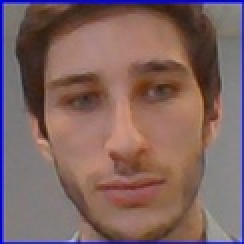
#> input picture Exo9/dataset/antoine/antoine_251.jpg, 122 x 122 px, shrunk from 250 x 250 before the run (shown 2 times larger); its folder holds only this picture in this run
$ jupyter execute ex9.ipynb
#> lines starting #> are read from the running program, lines starting #| are printed output that depends on the picture; after the words box and inside, x2 and y2 are one past the last pixel; in counts of white or black regions, pixels touching at a corner belong together
[cell 1]
import cv2
import os
import numpy as np

[cell 2]
faces=[]
labels=[]
labels_tag={}

[cell 3]
#pour le dossier des étudiants de l'école
#on parcourt les dossiers pour récupérer toutes les images d'entrainement, et leur label
count=0
for dossier in os.listdir("dataset/"):
    count+=1
    labels_tag[count]=dossier
    for image in os.listdir("dataset/"+dossier) :
        labels.append(count)
        img = cv2.imread("dataset/"+dossier+'/'+image)
#> img is the input picture: shape (122, 122, 3); mean B, G, R 97.3, 99.9, 127.2
        faces.append(cv2.cvtColor(img, cv2.COLOR_BGR2GRAY))

[cell 4]
#on créé et on entraine l'ia de reconaissance faciale
face_recognizer = cv2.face.LBPHFaceRecognizer_create()
face_recognizer.train(faces, np.array(labels))

[cell 5]
face_cascade = cv2.CascadeClassifier('haarcascade_frontalface_default.xml')
img_predict = cv2.imread("fusion.jpg") #image utilisée comme probe, analysée par la suite
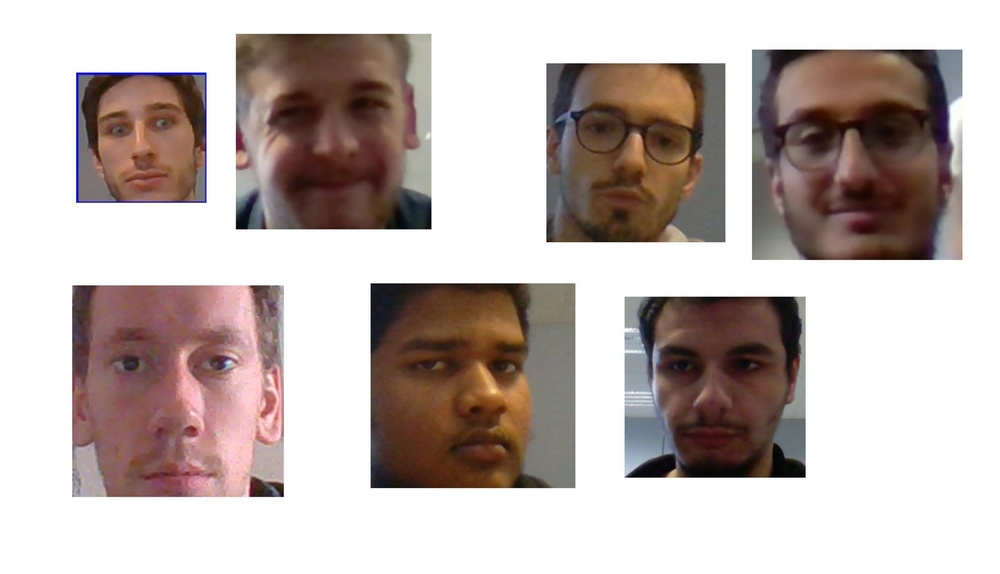
#> input picture Exo9/fusion.jpg, 1000 x 574 px, shrunk from 2048 x 1175 before the run
#> img_predict is the input picture: shape (574, 1000, 3); mean B, G, R 177.1, 180.7, 192.6

[cell 6]
gray = cv2.cvtColor(img_predict, cv2.COLOR_BGR2GRAY)
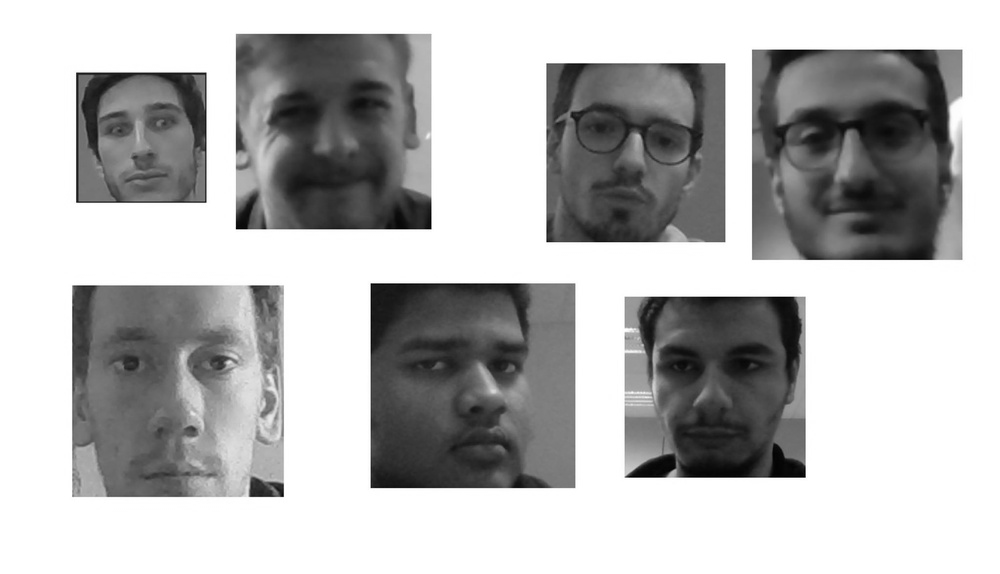
#> gray: shape (574, 1000); min 0, max 255, mean 183.9
#on détecte les visages dans l'image
face_detect = face_cascade.detectMultiScale(gray, 1.3, 5)
#> face_detect = [[82, 79, 116, 116], [549, 70, 162, 162], [388, 292, 179, 179], [630, 303, 162, 162], [81, 290, 192, 192], [231, 33, 196, 196], [761, 59, 196, 196]]
for (x,y,w,h) in face_detect:
    #on effectue une prédiction sur le visage détecté dans la zone rectangulaire dont l'origine est (x,y), de dimention (w,h)
    label,conf = face_recognizer.predict(cv2.cvtColor(img_predict[y:y+h, x:x+w], cv2.COLOR_BGR2GRAY))
    #on rajoute un rectangle ainsi que la prédiction autours des visages détectés
    img_predict = cv2.rectangle(img_predict,(x,y),(x+w,y+h),(255,0,0),2)
    img_predict = cv2.putText(img_predict, labels_tag[label], (x+2,y+h-5), cv2.FONT_HERSHEY_SIMPLEX, 1, (255,0,0))
    """if conf<50 :
    else:
        img_predict = cv2.putText(img_predict, 'No Match', (x+2,y+h-5), cv2.FONT_HERSHEY_SIMPLEX, 1, (0,0,255),2)"""
#> this loop made 7 passes
#> pass 1, `img_predict = cv2.rectangle(img_predict,(x,y),(x+w,y+h),(255,0,0),2)`:
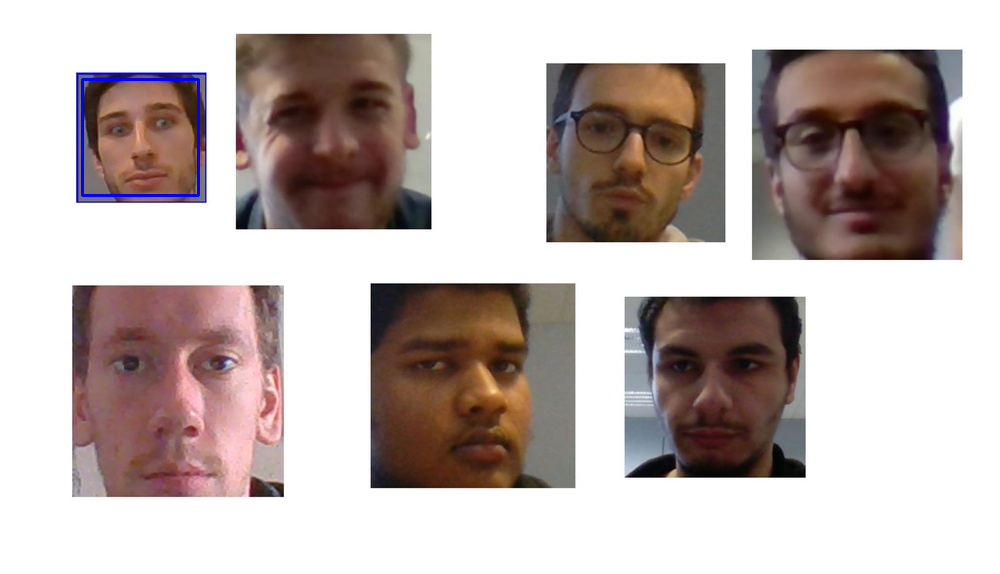
#> img_predict: shape (574, 1000, 3); 0.24% of pixels changed, all inside (x1, y1, x2, y2) = (81, 78, 200, 197)
#> pass 1, `img_predict = cv2.putText(img_predict, labels_tag[label], (x+2,y+h-5),..`:
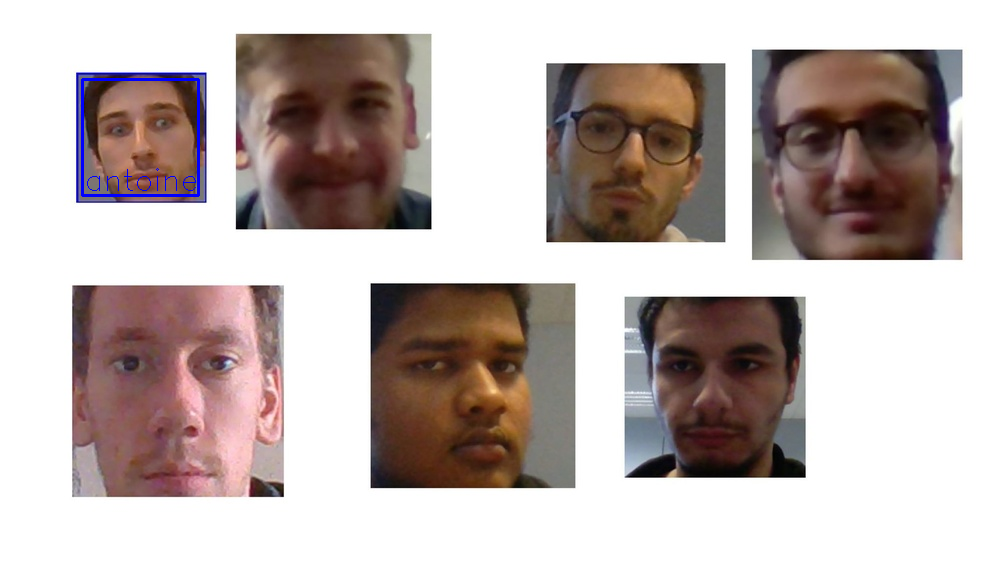
#> img_predict: shape (574, 1000, 3); 0.04% of pixels changed, all inside (x1, y1, x2, y2) = (87, 168, 196, 191)
#> pass 2, `img_predict = cv2.rectangle(img_predict,(x,y),(x+w,y+h),(255,0,0),2)`:
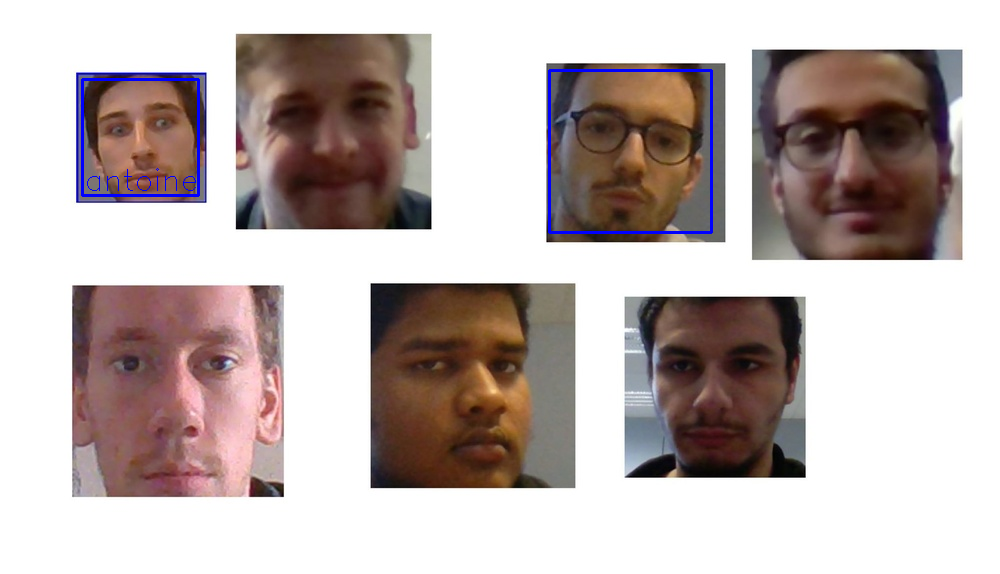
#> img_predict: shape (574, 1000, 3); 0.34% of pixels changed, all inside (x1, y1, x2, y2) = (548, 69, 713, 234)
#> pass 2, `img_predict = cv2.putText(img_predict, labels_tag[label], (x+2,y+h-5),..`:
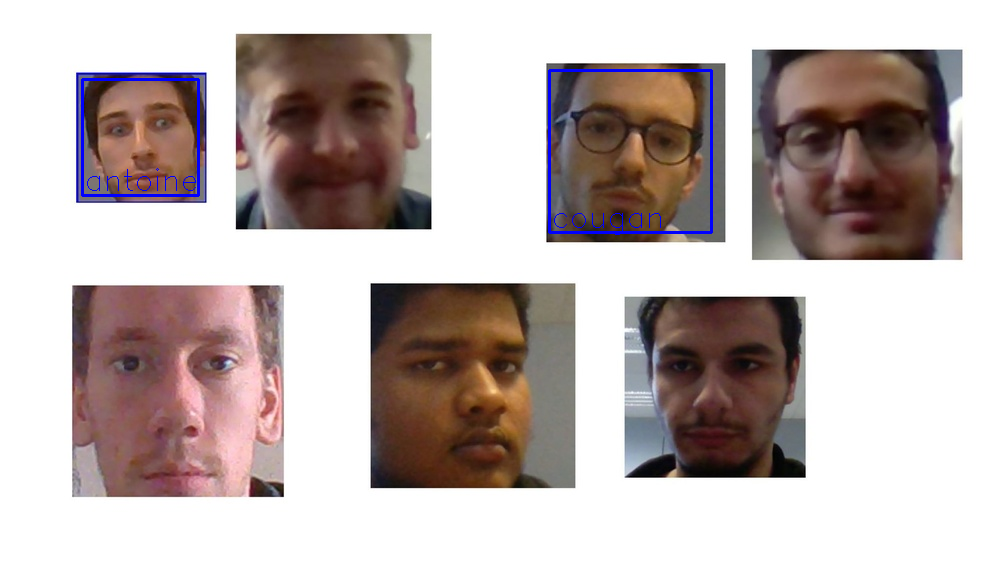
#> img_predict: shape (574, 1000, 3); 0.04% of pixels changed, all inside (x1, y1, x2, y2) = (554, 213, 661, 235)
#> after the loop:
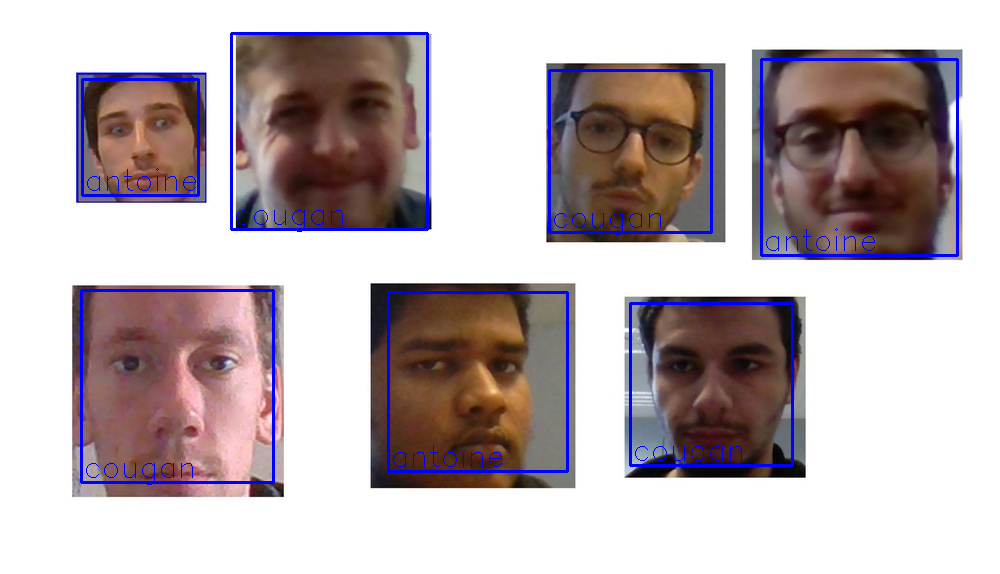
#> img_predict: shape (574, 1000, 3); 2.14% of pixels changed, all inside (x1, y1, x2, y2) = (80, 32, 959, 485)
